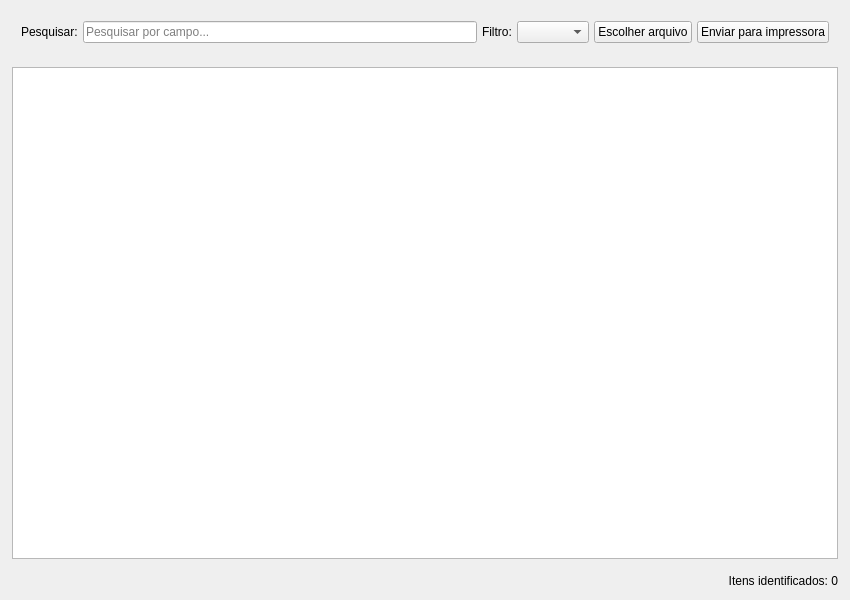
<?xml version="1.0" encoding="UTF-8"?>
<ui version="4.0">
 <class>ZplViewer</class>
 <widget class="QWidget" name="ZplViewer">
  <property name="geometry">
   <rect>
    <x>0</x>
    <y>0</y>
    <width>850</width>
    <height>600</height>
   </rect>
  </property>
  <property name="windowTitle">
   <string>Seletor de etiquetas - Pompeia</string>
  </property>
  <layout class="QVBoxLayout" name="verticalLayout">
   <property name="spacing">
    <number>15</number>
   </property>
   <property name="leftMargin">
    <number>12</number>
   </property>
   <property name="rightMargin">
    <number>12</number>
   </property>
   <property name="topMargin">
    <number>12</number>
   </property>
   <property name="bottomMargin">
    <number>12</number>
   </property>
   <item>
    <layout class="QHBoxLayout" name="barraLayout">
     <property name="spacing">
      <number>5</number>
     </property>
     <property name="leftMargin">
      <number>9</number>
     </property>
     <property name="topMargin">
      <number>9</number>
     </property>
     <property name="rightMargin">
      <number>9</number>
     </property>
     <property name="bottomMargin">
      <number>9</number>
     </property>
     <item>
      <widget class="QLabel" name="labelPesquisar">
       <property name="text">
        <string>Pesquisar:</string>
       </property>
      </widget>
     </item>
     <item>
      <widget class="QLineEdit" name="searchEdit">
       <property name="placeholderText">
        <string>Pesquisar por campo...</string>
       </property>
      </widget>
     </item>
     <item>
      <widget class="QLabel" name="labelFiltro">
       <property name="text">
        <string>Filtro:</string>
       </property>
      </widget>
     </item>
     <item>
      <widget class="QComboBox" name="filterCombo"/>
     </item>
     <item>
      <widget class="QPushButton" name="btnAbrir">
       <property name="text">
        <string>Escolher arquivo</string>
       </property>
      </widget>
     </item>
     <item>
      <widget class="QPushButton" name="btnImprimir">
       <property name="text">
        <string>Enviar para impressora</string>
       </property>
      </widget>
     </item>
    </layout>
   </item>
   <item>
    <widget class="QTableWidget" name="tableWidget">
     <property name="styleSheet">
      <string notr="true">QTableWidget::item {
    padding: 4px 8px;
}
QTableWidget::item:selected {
    background-color: #0078D4;
    color: white;
}</string>
     </property>
    </widget>
   </item>
   <item>
    <widget class="QLabel" name="footerLabel">
     <property name="text">
      <string>Itens identificados: 0</string>
     </property>
     <property name="alignment">
      <set>Qt::AlignmentFlag::AlignRight</set>
     </property>
    </widget>
   </item>
  </layout>
 </widget>
 <resources/>
 <connections/>
</ui>
